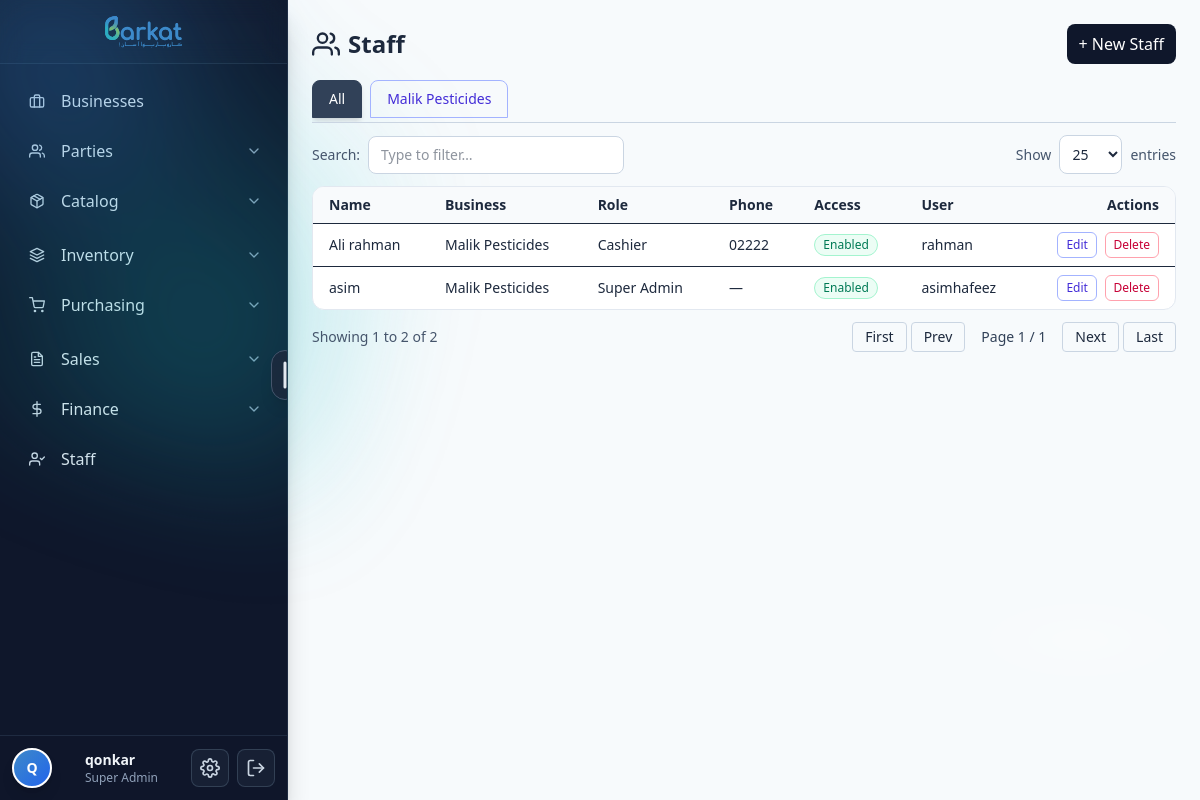
Before: /staff/ (signed in) with the older database file.
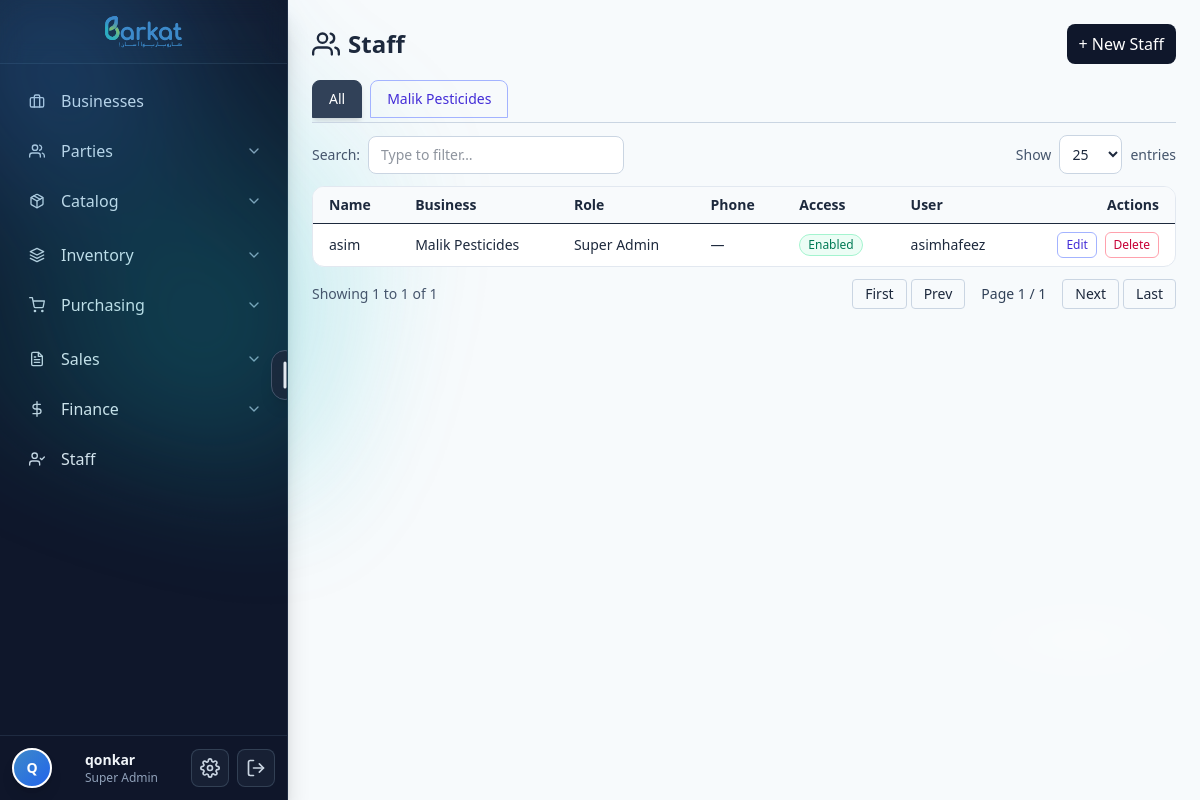
After: the same page with the newer database file.
### barkat/models.py (models this page shows, shortened)
class CodeNamed(TimeStampedBy):
    name = models.CharField(max_length=255)
    code = models.CharField(max_length=50, db_index=True)
    class Meta:
        abstract = True

class Business(CodeNamed):
    legal_name = models.CharField(max_length=255, blank=True, default="")
    ntn = models.CharField(max_length=50, blank=True, default="")        # Pakistan context
    sales_tax_reg = models.CharField(max_length=50, blank=True, default="")
    phone = models.CharField(max_length=50, blank=True, default="")
    email = models.EmailField(blank=True, default="")
    address = models.TextField(blank=True, default="")
    pos_printer_name = models.CharField(
        max_length=200, blank=True,
        help_text="POS80 Printer"
    )
    class Meta:
        unique_together = [("code",)]
        indexes = [models.Index(fields=["name"]), models.Index(fields=["code"])]

class TimeStampedBy(models.Model):
    created_at = models.DateTimeField(default=timezone.now, db_index=True, editable=True)
    updated_at = models.DateTimeField(auto_now=True, db_index=True)
    created_by = models.ForeignKey(
        settings.AUTH_USER_MODEL, null=True, blank=True,
        on_delete=models.SET_NULL, related_name="%(class)s_created"
    )
    updated_by = models.ForeignKey(
        settings.AUTH_USER_MODEL, null=True, blank=True,
        on_delete=models.SET_NULL, related_name="%(class)s_updated"
    )
    is_active = models.BooleanField(default=True, db_index=True)
    is_deleted = models.BooleanField(default=False, db_index=True)
    class Meta:
        abstract = True

class Staff(TimeStampedBy):
    class Roles(models.TextChoices):
        SUPER_ADMIN = "super_admin", "Super Admin"
        MANAGER     = "manager",     "Manager"
        CASHIER     = "cashier",     "Cashier"
        ACCOUNTANT  = "accountant",  "Accountant"
        IT_MANAGER  = "it_manager",  "IT Manager"
        HELPER      = "helper",      "Helper"
    business = models.ForeignKey(
        Business,
        on_delete=models.PROTECT,
        related_name="staff",
        null=False, blank=False,
    )
    full_name = models.CharField(max_length=150, db_index=True)
    role      = models.CharField(max_length=30, choices=Roles.choices, default=Roles.HELPER)
    phone   = models.CharField(max_length=20, blank=True, default="")
    cnic    = models.CharField(max_length=25, blank=True, default="")
    address = models.TextField(blank=True, default="")
    has_software_access = models.BooleanField(default=False)
    user = models.OneToOneField(
        settings.AUTH_USER_MODEL,
        on_delete=models.SET_NULL, null=True, blank=True,
        related_name="staff_profile",
    )
    access_sales     = models.BooleanField(default=False)
    access_inventory = models.BooleanField(default=False)
    access_accounts  = models.BooleanField(default=False)
    perm_product_c = models.BooleanField(default=False, verbose_name="Create Product/Category")
    perm_product_r = models.BooleanField(default=False, verbose_name="Read Products")
    perm_product_u = models.BooleanField(default=False, verbose_name="Edit Products")
    perm_product_d = models.BooleanField(default=False, verbose_name="Delete Products")
    perm_purchase_c = models.BooleanField(default=False, verbose_name="Create Purchase Order")
    perm_purchase_r = models.BooleanField(default=False, verbose_name="Read Purchase Orders")
    perm_purchase_u = models.BooleanField(default=False, verbose_name="Edit Purchase Order")
    perm_purchase_d = models.BooleanField(default=False, verbose_name="Delete Purchase Order")
    perm_sale_c = models.BooleanField(default=False, verbose_name="Create Sales Invoice")
    perm_sale_r = models.BooleanField(default=False, verbose_name="Read Sales invoices")
    perm_sale_u = models.BooleanField(default=False, verbose_name="Edit Sales Invoice")
    perm_sale_d = models.BooleanField(default=False, verbose_name="Delete Sales Invoice")
    perm_cashin_c = models.BooleanField(default=False, verbose_name="Create Cash In")
    perm_cashin_r = models.BooleanField(default=False, verbose_name="Read Cash In")
    perm_cashin_u = models.BooleanField(default=False, verbose_name="Edit Cash In")
    perm_cashin_d = models.BooleanField(default=False, verbose_name="Delete Cash In")
    perm_cashout_c = models.BooleanField(default=False, verbose_name="Create Cash Out")
    perm_cashout_r = models.BooleanField(default=False, verbose_name="Read Cash Out")
    perm_cashout_u = models.BooleanField(default=False, verbose_name="Edit Cash Out")
    perm_cashout_d = models.BooleanField(default=False, verbose_name="Delete Cash Out")
    perm_ledger_r = models.BooleanField(default=False, verbose_name="Read Ledgers")
    perm_staff_c = models.BooleanField(default=False, verbose_name="Create Staff")
    perm_staff_r = models.BooleanField(default=False, verbose_name="Read Staff")
    perm_staff_u = models.BooleanField(default=False, verbose_name="Edit Staff")
    perm_staff_d = models.BooleanField(default=False, verbose_name="Delete Staff")
    joined_on      = models.DateField(null=True, blank=True)
    salary_start   = models.DateField(null=True, blank=True)
    monthly_salary = models.DecimalField(**DECIMAL_12_2, default=0)
    class Meta:
        indexes = [
            models.Index(fields=["business", "role"]),
            models.Index(fields=["business", "full_name"]),
            models.Index(fields=["phone"]),
            models.Index(fields=["cnic"]),
        ]
        constraints = [
            models.UniqueConstraint(
                fields=["business", "phone"],
                name="unique_phone_per_business",
                condition=~models.Q(phone="")
            ),
            models.UniqueConstraint(
                fields=["business", "cnic"],
                name="uniq_staff_business_cnic_when_set",
                condition=~Q(cnic=""),
            ),
        ]

### barkat/views.py (the view, shortened to what this page needs)
# urls.py: path("staff/", views.StaffListView.as_view(), name="staff_list"),
class StaffListView(GranularPermissionRequiredMixin, LoginRequiredMixin, ListView):
    required_permission = "perm_staff_r"
    model = Staff
    template_name = "barkat/staff/staff_list.html"
    context_object_name = "staff_list"
    def get_queryset(self):
        qs = Staff.objects.select_related("business", "user").order_by("business__code", "full_name")
        q = self.request.GET.get("q", "").strip()
        return qs
    def get_context_data(self, **kwargs):
        ctx = super().get_context_data(**kwargs)
        ctx["businesses"] = Business.objects.order_by("code")
        ctx["current_business"] = None  # explicitly none on "All" page
        ctx["q"] = self.request.GET.get("q", "")
        ctx["roles"] = Staff.Roles.choices
        return ctx

### barkat/utils/auth_helpers.py (called while the page is built)
    def get_context_data(self, **kwargs):
        if hasattr(super(), 'get_context_data'):
            ctx = super().get_context_data(**kwargs)
        else:
            ctx = {}
        ctx['has_read_permission'] = getattr(self.request, '_has_read_permission', True)
        return ctx

### barkat/templates/barkat/staff/staff_list.html (shortened to what the changed rows need)
 {% extends "base.html" %} {% load
static %} {% block content %}
<div class="p-4 md:p-6">
  <div class="flex items-center justify-between mb-4">
    <h1 class="text-2xl font-bold flex items-center gap-2">
      <i data-feather="users" class="w-7 h-7"></i>
      <span>Staff</span>
    </h1>
  </div>
  <div class="mb-3">
    <div class="flex gap-2 overflow-x-auto pb-1 border-b border-slate-300">
      <a
        href="{% url 'staff_list' %}"
        aria-current="page"
        data-tint="slate"
        class="inline-flex items-center gap-2 px-4 py-2 rounded-t-lg border text-sm font-medium transition-all duration-300 bg-slate-700 text-white border-slate-700 shadow-md"
      >
        All
      </a>
       {% for b in businesses %}
      <span class="hidden"
        >{% cycle 'indigo' 'emerald' 'rose' 'amber' as color %}</span
      >
      <a
        href="{% url 'business_staff' b.id %}"
        class="inline-flex items-center gap-2 px-4 py-2 rounded-t-lg border text-sm font-medium transition-all duration-300
                  text-{{ color }}-700 border-{{ color }}-300 hover:bg-{{ color }}-100 hover:border-{{ color }}-600 hover:text-{{ color }}-900"
      >
        {{ b.name }}
      </a>
      {% endfor %}
    </div>
  </div>
  <div class="overflow-x-auto rounded-xl border border-slate-200 bg-white">
    <table id="staffTable" class="min-w-full text-sm">
      <thead class="bg-slate-50">
        <tr>
          <th class="px-4 py-2 text-left">Name</th>
          <th class="px-4 py-2 text-left">Business</th>
          <th class="px-4 py-2 text-left">Role</th>
          <th class="px-4 py-2 text-left">Phone</th>
          <th class="px-4 py-2 text-left">Access</th>
          <th class="px-4 py-2 text-left">User</th>
          <th class="px-4 py-2 text-right">Actions</th>
        </tr>
      </thead>
      <tbody id="staffBody">
        {% for s in staff_list %}
        <tr class="border-t">
          <td class="px-4 py-2 font-medium">{{ s.full_name }}</td>
          <td class="px-4 py-2">{{ s.business.name }}</td>
          <td class="px-4 py-2">{{ s.get_role_display }}</td>
          <td class="px-4 py-2">{{ s.phone|default:"—" }}</td>
          <td class="px-4 py-2">
            {% if s.has_software_access %}
            <span
              class="inline-flex items-center rounded-full px-2 py-0.5 text-xs bg-emerald-50 text-emerald-700 border border-emerald-200"
              >Enabled</span
            >
            {% else %}
            <span
              class="inline-flex items-center rounded-full px-2 py-0.5 text-xs bg-slate-100 text-slate-700 border border-slate-200"
              >No</span
            >
            {% endif %}
          </td>
          <td class="px-4 py-2">{{ s.user.username|default:"—" }}</td>
          <td class="px-4 py-2 text-right whitespace-nowrap">
            <a
              href="{% url 'staff_edit' s.pk %}"
              class="inline-flex items-center gap-1 rounded-md border border-indigo-300 text-indigo-700 px-2 py-1 text-xs hover:bg-indigo-50"
              >Edit</a
            >
            <a
              href="{% url 'staff_delete' s.pk %}"
              class="inline-flex items-center gap-1 rounded-md border border-rose-300 text-rose-700 px-2 py-1 text-xs hover:bg-rose-50 ml-1"
              >Delete</a
            >
          </td>
        </tr>
        {% empty %}
        <tr>
          <td colspan="7" class="px-4 py-6 text-center text-slate-500">
            No staff found.
          </td>
        </tr>
        {% endfor %}
      </tbody>
    </table>
  </div>
  <div
    class="mt-3 flex flex-col sm:flex-row sm:items-center sm:justify-between gap-3"
  >
    <div id="staffInfo" class="text-sm text-slate-600">Showing 0 to 0 of 0</div>
    <div class="flex items-center gap-1">
      <button
        id="staffFirst"
        class="px-3 py-1 rounded border border-slate-300 text-sm hover:bg-slate-50"
      >
      </button>
      <button
        id="staffPrev"
        class="px-3 py-1 rounded border border-slate-300 text-sm hover:bg-slate-50"
      >
      </button>
      <span id="staffPage" class="px-3 py-1 text-sm text-slate-700"
        >Page 1 / 1</span
      >
      <button
        id="staffNext"
        class="px-3 py-1 rounded border border-slate-300 text-sm hover:bg-slate-50"
      >
      </button>
      <button
        id="staffLast"
        class="px-3 py-1 rounded border border-slate-300 text-sm hover:bg-slate-50"
      >
      </button>
    </div>
  </div>
</div>
{% endblock %}

Changed rows visible on the page:
removed Staff: full_name "Ali rahman", business.name "Malik Pesticides", role "Cashier", phone "02222", has_software_access "Enabled", user.username "rahman"
Other visible differences:
text written by a page script: "Showing 1 to 2 of 2" → "Showing 1 to 1 of 1"
